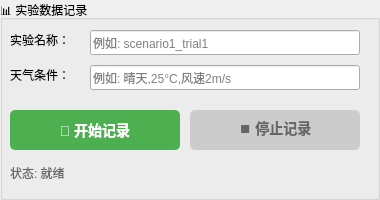
   <widget class="QGroupBox" name="groupBoxRecording">
    <property name="geometry">
     <rect>
      <x>10</x>
      <y>620</y>
      <width>380</width>
      <height>200</height>
     </rect>
    </property>
    <property name="title">
     <string>📊 实验数据记录</string>
    </property>
    <widget class="QLabel" name="labelExperimentName">
     <property name="geometry">
      <rect>
       <x>10</x>
       <y>30</y>
       <width>80</width>
       <height>20</height>
      </rect>
     </property>
     <property name="text">
      <string>实验名称：</string>
     </property>
    </widget>
    <widget class="QLineEdit" name="lineEditExperimentName">
     <property name="geometry">
      <rect>
       <x>90</x>
       <y>30</y>
       <width>270</width>
       <height>25</height>
      </rect>
     </property>
     <property name="placeholderText">
      <string>例如: scenario1_trial1</string>
     </property>
    </widget>
    <widget class="QLabel" name="labelWeather">
     <property name="geometry">
      <rect>
       <x>10</x>
       <y>65</y>
       <width>80</width>
       <height>20</height>
      </rect>
     </property>
     <property name="text">
      <string>天气条件：</string>
     </property>
    </widget>
    <widget class="QLineEdit" name="lineEditWeather">
     <property name="geometry">
      <rect>
       <x>90</x>
       <y>65</y>
       <width>270</width>
       <height>25</height>
      </rect>
     </property>
     <property name="placeholderText">
      <string>例如: 晴天,25°C,风速2m/s</string>
     </property>
    </widget>
    <widget class="QPushButton" name="btnStartRecording">
     <property name="geometry">
      <rect>
       <x>10</x>
       <y>110</y>
       <width>170</width>
       <height>40</height>
      </rect>
     </property>
     <property name="text">
      <string>🔴 开始记录</string>
     </property>
     <property name="styleSheet">
      <string notr="true">QPushButton {
    background-color: #4CAF50;
    color: white;
    font-size: 14px;
    font-weight: bold;
    border-radius: 5px;
}
QPushButton:hover {
    background-color: #45a049;
}
QPushButton:disabled {
    background-color: #cccccc;
    color: #666666;
}</string>
     </property>
    </widget>
    <widget class="QPushButton" name="btnStopRecording">
     <property name="geometry">
      <rect>
       <x>190</x>
       <y>110</y>
       <width>170</width>
       <height>40</height>
      </rect>
     </property>
     <property name="text">
      <string>⏹️ 停止记录</string>
     </property>
     <property name="enabled">
      <bool>false</bool>
     </property>
     <property name="styleSheet">
      <string notr="true">QPushButton {
    background-color: #f44336;
    color: white;
    font-size: 14px;
    font-weight: bold;
    border-radius: 5px;
}
QPushButton:hover {
    background-color: #da190b;
}
QPushButton:disabled {
    background-color: #cccccc;
    color: #666666;
}</string>
     </property>
    </widget>
    <widget class="QLabel" name="labelRecordingStatus">
     <property name="geometry">
      <rect>
       <x>10</x>
       <y>160</y>
       <width>350</width>
       <height>25</height>
      </rect>
     </property>
     <property name="text">
      <string>状态: 就绪</string>
     </property>
     <property name="styleSheet">
      <string notr="true">QLabel {
    color: #666666;
    font-size: 12px;
}</string>
     </property>
    </widget>
   </widget>
